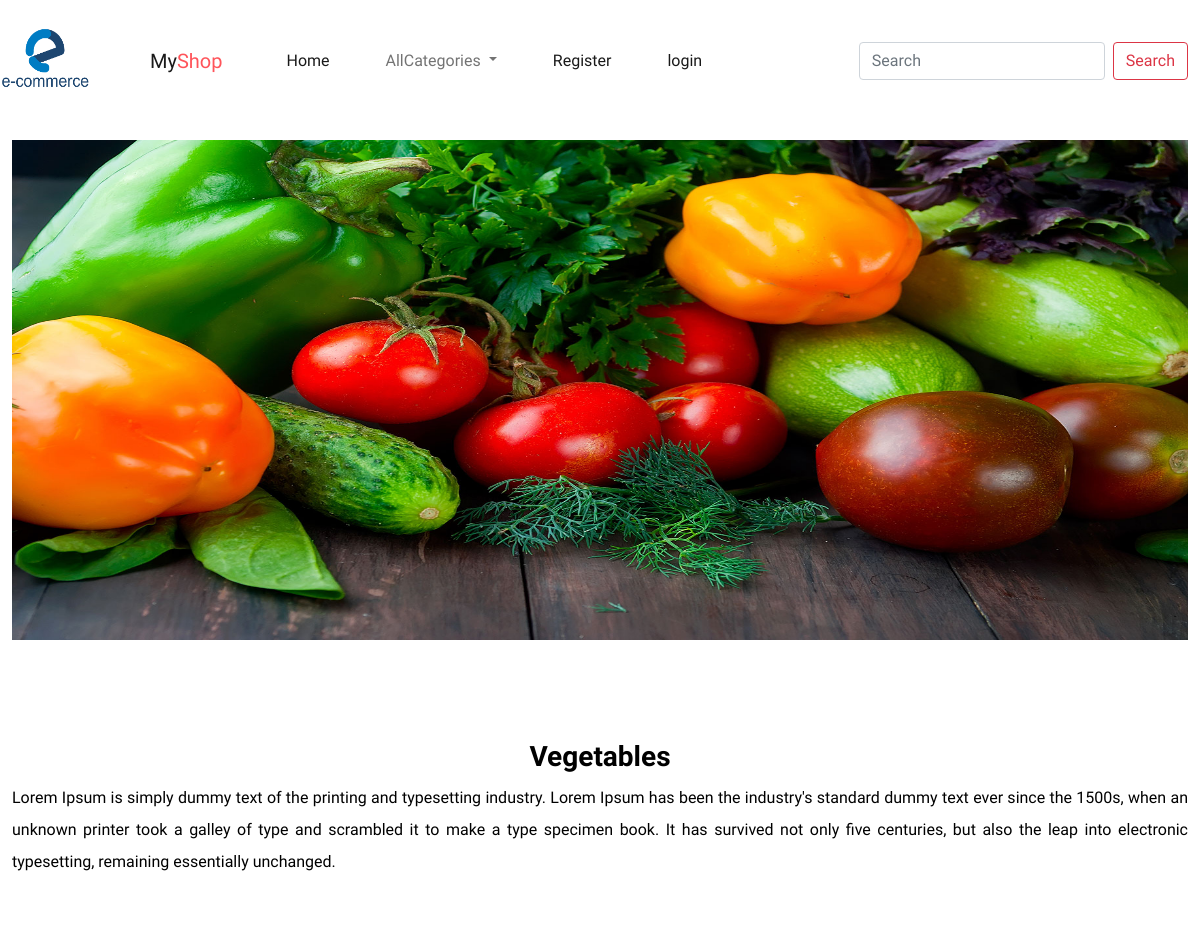
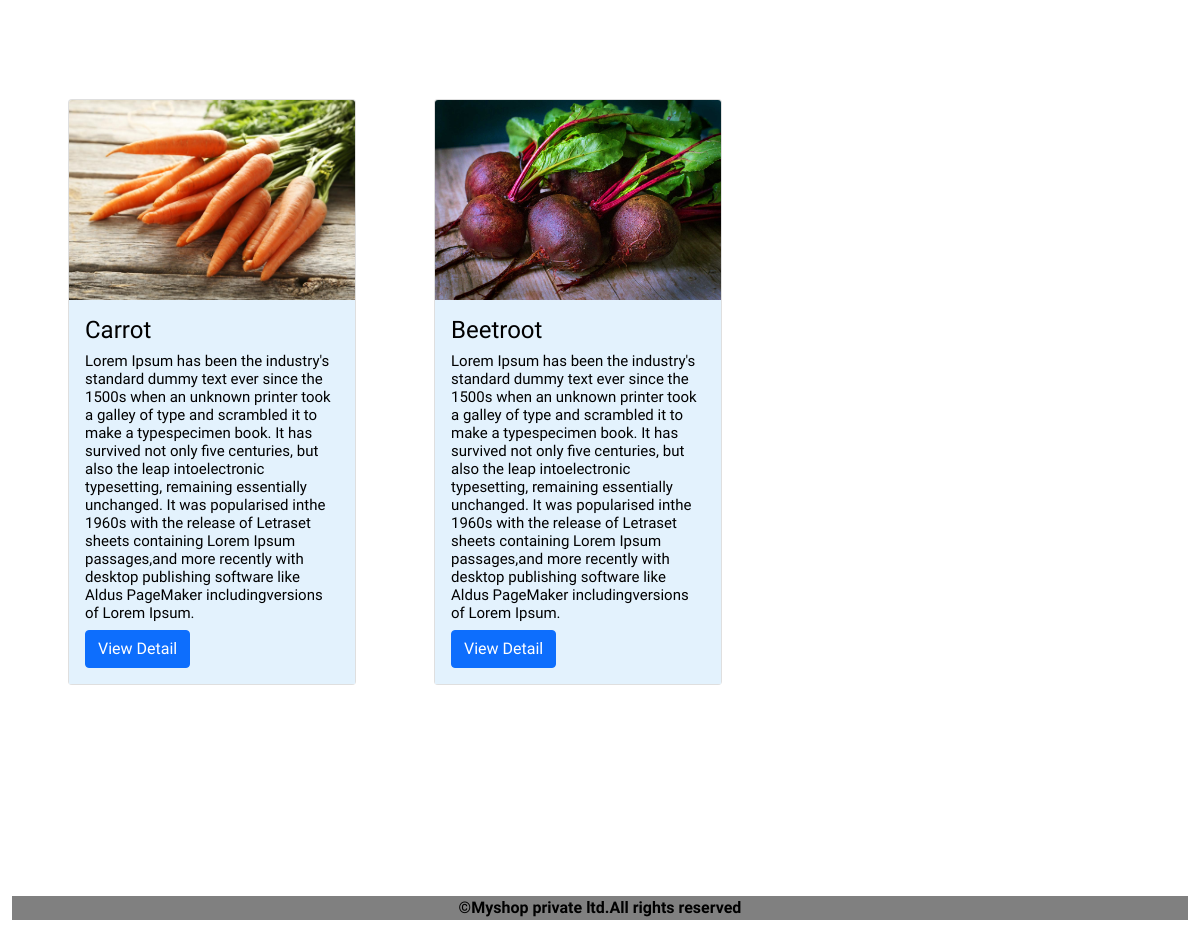
Page /product/1 on the committed database (2 pictures, top to bottom).
### shop/models.py (models this page shows, shortened)
class Category(models.Model):   #base class models.Model
    name = models.CharField(max_length=40)   #to add primary key : (max_length(20),primary key=true)
    desc = models.TextField()
    image=models.ImageField(upload_to='categories',null=True,blank=True)

class Product(models.Model):
    name = models.CharField(max_length=40)  # to add primary key : (max_length(20),primary key=true)
    desc = models.TextField()
    image = models.ImageField(upload_to='products', null=True, blank=True)
    price=models.DecimalField(max_digits=10,decimal_places=2)
    stock=models.IntegerField()
    available=models.BooleanField(default=True)  #always set available stock default=true coz when we adding into table the stock is available we can change after that
    created=models.DateTimeField(auto_now_add=True)  #add one time into table
    updated=models.DateTimeField(auto_now=True)    #every time adds when we update record
    category=models.ForeignKey(Category,on_delete=models.CASCADE)  #the connection model must given inside (Category,on_delete=models.CASCADE) here Category is connection model

### shop/views.py (the view)
# urls.py: path('product/<int:p>', views.allproducts, name="products"),
def allproducts(request,p):
    c=Category.objects.get(id=p)   #get : to get 1 record according to condition
    p=Product.objects.filter(category=c)     #filter : to take multiple data according to condition
    return render(request,'product.html',{'c':c,'p':p})

### cart/context_processors.py (called while the page is built, shortened)
def total(request):
    count=0
    return{'count':count}

### shop/context_processors.py (called while the page is built)
def links(request):
    c=Category.objects.all()
    return {'links':c}       #here we can pass context as funcname 'links' variable only coz its func name is links (so both must be same name)

### templates/product.html (shortened to what this page needs)
<!DOCTYPE html>
{% extends 'base.html' %}
{% load static %}
{% block content %}
<div class="container-fluid mt-4" style="margin-bottom:100px">
    <img src="{{ c.image.url }}" height="500px" width="100%">
</div>
<div class="container-fluid" style="margin-bottom:100px">
    <h3 class="text-center text-black fw-bold">{{ c.name }}</h3>
    <p style="text-align:justify;line-height:2">{{ c.desc }}</p>
</div>
<div class="container-fluid" style="margin-bottom:100px">
    <div class="row">
        {% for i in p %}
            <div class="col-sm-3 m-2 " style="height:px; width:350px;" >
            <div class="card m-5" style="width: 18rem;">
  <img src="{{i.image.url}}" height="200px" width="100%" class="card-img-top" alt="...">
  <div class="card-body" style="background-color:#e3f2fd">
    <h4 class="card-title">{{i.name}}</h4>
       <h5 class="card-title" style="font-size:15px">{{i.desc}}</h5>
    <a href="{% url 'shop:detail' i.id %}" class="btn btn-primary">View Detail</a>
  </div>
</div>
        </div>
{% endfor %}
    </div>
</div>
{% endblock %}

### templates/base.html (shortened to what this page needs)
<!DOCTYPE html>
{% load static %}
<html lang="en">
<head>
                            <link href="https://cdn.jsdelivr.net/npm/bootstrap@5.0.2/dist/css/bootstrap.min.css" rel="stylesheet">
<link rel="stylesheet" href="{% static 'css/style.css' %}">
    <link rel="stylesheet" href="https://cdnjs.cloudflare.com/ajax/libs/font-awesome/6.5.1/css/all.min.css" />
</head>
<body>
<div class="header-area ">
			  <nav class="navbar navbar-expand-lg navbar-light bg-white ">
                  <img src="{% static 'images/E-commerce-Logo11.png' %}" height="100px" width="90px">
  <div class="container-fluid">
<a class="navbar-brand ps-5" href="">My<span>Shop</span></a>
    <div class="collapse navbar-collapse" id="navbarSupportedContent">
      <ul class="navbar-nav me-auto mb-2 mb-lg-0">
        <li class="nav-item">
          <a class="nav-link active ps-5" aria-current="page" href="{% url 'shop:allcat' %}">Home</a>
        </li>
        <li class="nav-item dropdown">
          <a class="nav-link dropdown-toggle ps-5" href="#" id="navbarDropdown" role="button" data-bs-toggle="dropdown" aria-expanded="false">
            AllCategories
          </a>
        </li>
           {% if user.is_authenticated %}
           <li class="nav-item">
            <a class="nav-link  active ps-5" href="{% url 'shop:user_logout' %}">Logout</a>
        </li>
          {% if user.is_superuser != True %}
           <li class="nav-item">
          <a class="nav-link active ps-5" aria-current="page" href="{% url 'cart:viewcart' %}"><i class="fa fa-shopping-cart me-2" aria-hidden="true"><sup style="margin-left:5px; color:red;">{{count}}</sup></i></a>
        </li>
          <li class="nav-item">
          <a class="nav-link active ps-4" aria-current="page" href="{% url 'cart:yourorder' %}">Your Order</i></a>
        </li>
          {% endif %}
           {% else %}
           <li class="nav-item">
          <a class="nav-link active ps-5" aria-current="page" href="{% url 'shop:register' %}">Register</a>
        </li>
           <li class="nav-item">
            <a class="nav-link  active ps-5" href="{% url 'shop:login' %}">login</a>
        </li>
        {% endif %}
      </ul>
      <form class="d-flex" method="post" action="{% url 'search:searchproducts' %}">
        <input class="form-control me-2" name="q" type="search" placeholder="Search" aria-label="Search">
        <button class="btn btn-outline-danger" type="submit">Search</button>
      </form>
    </div>
  </div>
</nav>
</div>
{% block content %}
{% endblock %}
<div class="content" style="height:50px; width:650px">
</div>
 <div class="container-fluid">
  <div class="copyright display-flex; justify-content-end fw-bold" style="background-color:grey" >
<center>
        <p style="color:black; ">
								&copy;Myshop private ltd.All rights reserved
							</p>
</center>
      </div>
 </div>
</body>
</html>

### static/css/style.css (style rules this page uses)
body { color:black; background-color:white; font-family: "Recursive", sans-serif; font-optical-sizing: auto; font-weight: 300; font-style: normal; font-variation-settings: "slnt" 0, "CASL" 0, "CRSV" 0.5, "MONO" 0; }
.navbar-brand,span { display: inline-block; color:#ff545a; text-transform:capitalize; }
.log-img,img { padding-top:px; }
.container-fluid { margin-top:5px; background-color:white; }

### rows in the picture
Category: image (picture), name "Vegetables", desc "Lorem Ipsum is simply dummy text of the printing and typesetting industry. Lorem Ipsum has been the industry's standard dummy text ever since the 1500s, when an unknown printer took a galley of type and scrambled it to make a type specimen book. It has survived not only five centuries, but also the leap into electronic typesetting, remaining essentially unchanged."
Product: image (picture), name "Carrot", desc "Lorem Ipsum has been the industry's standard dummy text ever since the 1500s when an unknown printer took a galley of type and scrambled it to make a typespecimen book. It has survived not only five centuries, but also the leap intoelectronic typesetting, remaining essentially unchanged. It was popularised inthe 1960s with the release of Letraset sheets containing Lorem Ipsum passages,and more recently with desktop publishing software like Aldus PageMaker includingversions of Lorem Ipsum."
Product: image (picture), name "Beetroot", desc "Lorem Ipsum has been the industry's standard dummy text ever since the 1500s when an unknown printer took a galley of type and scrambled it to make a typespecimen book. It has survived not only five centuries, but also the leap intoelectronic typesetting, remaining essentially unchanged. It was popularised inthe 1960s with the release of Letraset sheets containing Lorem Ipsum passages,and more recently with desktop publishing software like Aldus PageMaker includingversions of Lorem Ipsum."
